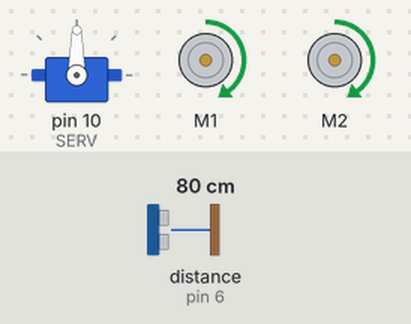
Bench run of a sketch on a simulated Arduino Uno, built with avr-gcc and run on an emulated ATmega328P. On the bench: servo, 2 × DC motor (green arrow = forward, orange = backward, longer = faster). Wiring (inferred from the names in the program): ultrasonic range finder: trigger pin 5; echo pin 6. The inputs (shaded band) are chosen by the test bench; at power-on: distance to the obstacle (sensor on pin 6) 80 cm. The echo pulse lasts 58.3 µs per cm.

Above: at 1.2 s.
1.3 s: distance to the obstacle (sensor on pin 6) set to 14 cm
2.8 s: distance to the obstacle (sensor on pin 6) set to 11 cm
At 3.7 s:
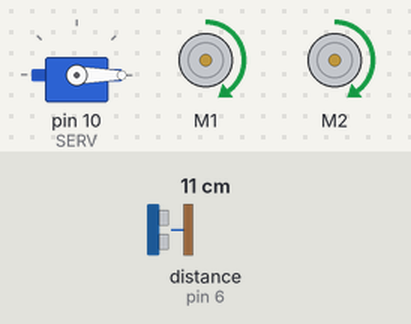
4.3 s: distance to the obstacle (sensor on pin 6) set to 18 cm
At 4.8 s:
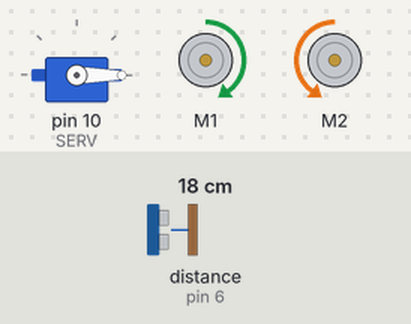
6.7 s: distance to the obstacle (sensor on pin 6) set to 2 cm
At 7.9 s:
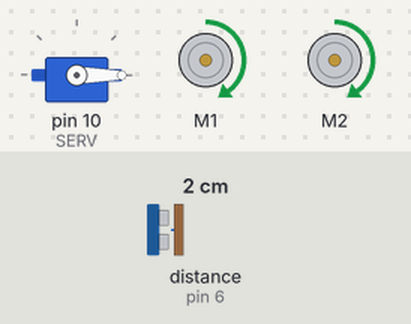
8.2 s: distance to the obstacle (sensor on pin 6) set to 35 cm
At 9.8 s:
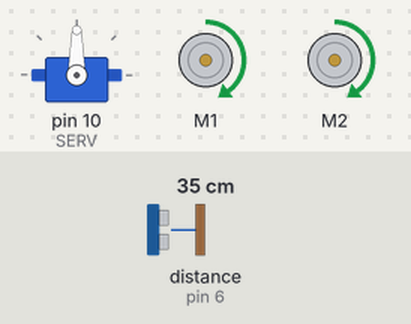
Timing chart, 0 to 11.3 s (numbered marks = the images above; inputs shaded):
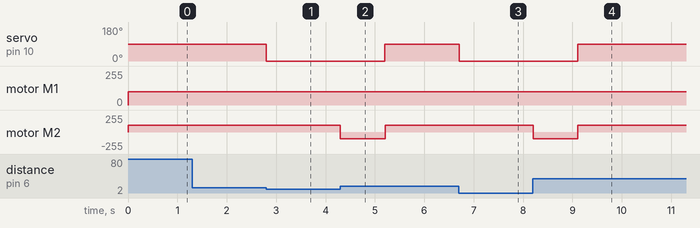

Measured:
- the behaviour switches between 13 and 12 cm on distance to the obstacle (sensor on pin 6) (found by bisection; images 0 and 1)
- after the input at 1.3 s, every drawn part: stays the same
- after the input at 2.8 s, servo on pin 10 (SERV): 90° → 0° at once
- after the input at 4.3 s, servo on pin 10 (SERV): 0° → 90° after 0.90 s; motor M2: forward 100/255 → backward 100/255 at once, → forward 100/255 0.90 s later
- after the input at 6.7 s, servo on pin 10 (SERV): 90° → 0° at once
- after the input at 8.2 s, servo on pin 10 (SERV): 0° → 90° after 0.90 s; motor M2: forward 100/255 → backward 100/255 at once, → forward 100/255 0.90 s later

The sketch:

obstacle_avoiding.ino
```cpp
#include <Servo.h>
#include <AFMotor.h>

/* servo (head) rotation degrees */
#define SRV_FRONT  90
#define SRV_LEFT    0
#define SRV_RIGHT 180
#define SRV_BACK   -1  // for steering; not used for the servo

/* macros to avoid long function names */
#define Wlow(A)       digitalWrite((A), LOW);
#define Whigh(A)      digitalWrite((A), HIGH);
#define Microdelay(T) delayMicroseconds((T));
#define p(S)          Serial.print((S))
#define pn(S)         Serial.println((S))

/* absolute value macro */
#define ABS(A)        ((A) > 0 ? (A) : (-(A)))

/* CONSTANTS */
#define TRIG         5 // ultrasonic (head) TRIGger pin
#define ECHO         6 // ultrasonic (head) ECHO pin
#define SERV        10 // SERVo motor 1 (SERVo; adafruit) signal pin
#define MOTORSPEED 100 // normal motor speed. (full speed is too much)
#define OBSTACLE_THRESHOLD 5.0  // minimum distance to an obstacle
#define QUARTER_STEER_DELAY 450  // time to turn one quarter (90-degree)
                                 // in MOTORSPEED (above value is a guess)

/* globals */
AF_DCMotor mtleft(1);     // motor left is connected to M1
AF_DCMotor mtright(2);    // motor right is connected to M2
Servo      head;          // head servo motor
double     obstacle_dist; // distance to the obstacle
int        current_view = SRV_FRONT;  // current viewing side (default to front (SRV_FRONT))

void setup() {
  pinMode(TRIG, OUTPUT);
  pinMode(ECHO, INPUT);
  pinMode(SERV, OUTPUT);
  head.attach(SERV);
  head.write(SRV_FRONT);
}

void loop() {
  obstacle_dist = readinchdist();

  if (obstacle_dist < OBSTACLE_THRESHOLD) {
    /* obstacle has found in the current viewing direction */
    switch (current_view) {
    case SRV_FRONT:
      head.write(SRV_RIGHT);
      current_view = SRV_RIGHT;
      break;
    case SRV_RIGHT:
      head.write(SRV_LEFT);
      current_view = SRV_LEFT;
      break;
    case SRV_LEFT:
      current_view = SRV_BACK;
      break;
    default:
      pn("TRAPPED");
      break;
    }
  } else {
    /* no obstacles in the current viewing side, free to go */
    switch (current_view) {
    case SRV_FRONT:
      steerfront();
      break;
    case SRV_RIGHT:
      steerright();
      head.write(SRV_FRONT);
      current_view = SRV_FRONT;
      break;
    case SRV_LEFT:
      steerleft();
      head.write(SRV_FRONT);
      current_view = SRV_FRONT;
      break;
    case SRV_BACK:
      steerback();
      head.write(SRV_FRONT);
      current_view = SRV_FRONT;
    default:
      p("Unknown direction: "); pn(current_view);
      break;
    }
  }
}

double readinchdist() {
  double dtime;

  /* send trigger signal */
  Wlow(TRIG);
  Microdelay(2);
  Whigh(TRIG);
  Microdelay(5);
  Wlow(TRIG);

  dtime = pulseIn(ECHO, HIGH);

  return ttoin(dtime);
}

double ttoin(long dtime) {
  return (double) dtime / 74 / 2;
}

void steer(int left_speed, int right_speed) {
  int left_dir = left_speed > 0 ? FORWARD : BACKWARD;
  int right_dir = right_speed > 0 ? FORWARD : BACKWARD;

  left_speed = ABS(left_speed);
  right_speed = ABS(right_speed);

  mtleft.setSpeed(left_speed);
  mtright.setSpeed(right_speed);

  mtleft.run(left_dir);
  mtright.run(right_dir);
}

void steerleft() {
  steer(-MOTORSPEED, MOTORSPEED);
  delay(QUARTER_STEER_DELAY);
  mtleft.run(RELEASE);
  mtright.run(RELEASE);
}

void steerright() {
  steer(MOTORSPEED, -MOTORSPEED);
  delay(QUARTER_STEER_DELAY);
  mtright.run(RELEASE);
  mtleft.run(RELEASE);
}

void steerfront() {
  steer(MOTORSPEED, MOTORSPEED);
}

void steerback() {
  steer(MOTORSPEED, -MOTORSPEED);
  delay(QUARTER_STEER_DELAY * 2);
  mtright.run(RELEASE);
  mtleft.run(RELEASE);
}

void releasemotors() {
  mtleft.run(RELEASE);
  mtright.run(RELEASE);
}
```
